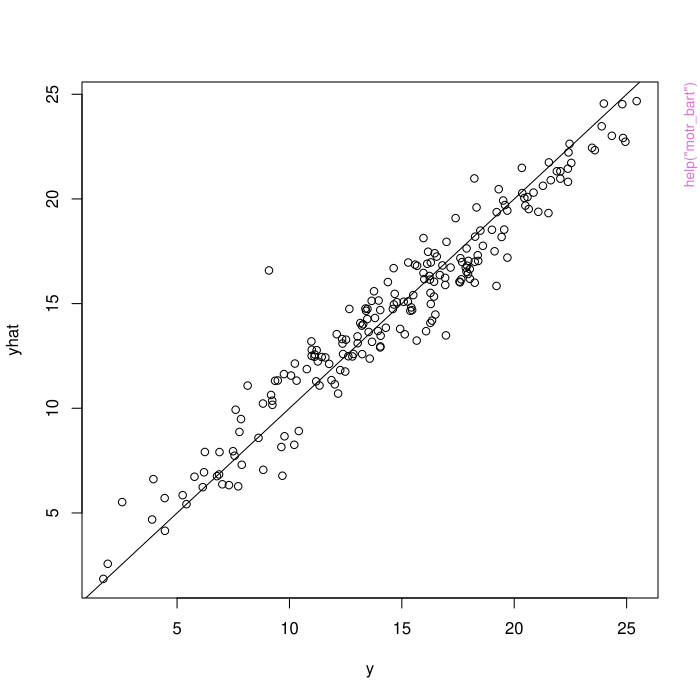

Source code (R):
pkgname <- "MOTRbart"
source(file.path(R.home("share"), "R", "examples-header.R"))
options(warn = 1)
base::assign(".ExTimings", "MOTRbart-Ex.timings", pos = 'CheckExEnv')
base::cat("name\tuser\tsystem\telapsed\n", file=base::get(".ExTimings", pos = 'CheckExEnv'))
base::assign(".format_ptime",
function(x) {
  if(!is.na(x[4L])) x[1L] <- x[1L] + x[4L]
  if(!is.na(x[5L])) x[2L] <- x[2L] + x[5L]
  options(OutDec = '.')
  format(x[1L:3L], digits = 7L)
},
pos = 'CheckExEnv')

### * </HEADER>
library('MOTRbart')

base::assign(".oldSearch", base::search(), pos = 'CheckExEnv')
base::assign(".old_wd", base::getwd(), pos = 'CheckExEnv')
cleanEx()
nameEx("motr_bart")
### * motr_bart

flush(stderr()); flush(stdout())

base::assign(".ptime", proc.time(), pos = "CheckExEnv")
### Name: motr_bart
### Title: Bayesian Additive Regression Trees with Model Trees
### Aliases: motr_bart motr_bart_class

### ** Examples


# Simulate a Friedman data set
friedman_data = function(n, num_cov, sd_error){
  x = matrix(runif(n*num_cov),n,num_cov)
  y = 10*sin(pi*x[,1]*x[,2]) + 20*(x[,3]-.5)^2+10*x[,4]+5*x[,5] + rnorm(n, sd=sd_error)
  return(list(y = y,
              x = x))
}
data = friedman_data(200, 10, 1)
y = data$y
x = data$x

# Run MOTR-BART
set.seed(99)
fit.motr.bart = motr_bart(x, y, ntrees = 10, nburn = 100, npost = 100, str_cov = 'all covariates in a tree')
yhat = apply(fit.motr.bart$y_hat, 2, mean)
plot(y, yhat); abline(0, 1)

# Run MOTR-BART for classification
set.seed(01)
y = ifelse(y > median(y), 1, 0)
fit.motr.bart = motr_bart_class(x, y, ntrees = 10, nburn = 100, npost = 100, str_cov = 'all covariates in a tree')
yhat = apply(fit.motr.bart$y_hat, 2, mean)
cor(y, yhat)




base::assign(".dptime", (proc.time() - get(".ptime", pos = "CheckExEnv")), pos = "CheckExEnv")
base::cat("motr_bart", base::get(".format_ptime", pos = 'CheckExEnv')(get(".dptime", pos = "CheckExEnv")), "\n", file=base::get(".ExTimings", pos = 'CheckExEnv'), append=TRUE, sep="\t")
cleanEx()
nameEx("predict_motr_bart")
### * predict_motr_bart

flush(stderr()); flush(stdout())

base::assign(".ptime", proc.time(), pos = "CheckExEnv")
### Name: predict_motr_bart
### Title: Predictions for a new data set for MOTR-BART
### Aliases: predict_motr_bart predict_motr_bart_class

### ** Examples

# Simulate a Friedman data set
friedman_data = function(n, num_cov, sd_error){
  x = matrix(runif(n*num_cov),n,num_cov)
  y = 10*sin(pi*x[,1]*x[,2]) + 20*(x[,3]-.5)^2+10*x[,4]+5*x[,5] + rnorm(n, sd=sd_error)
  return(list(y = y,
              x = x))
}
# Training data
data = friedman_data(200, 10, 1)
y = data$y
x = data$x

# Test data
data_test = friedman_data(100, 10, 1)
y.test = data_test$y
x.test = data_test$x

# Run MOTR-BART
set.seed(99)
fit.motr.bart = motr_bart(x, y, ntrees = 10, nburn = 100, npost = 100)
y.test.hat = predict_motr_bart(fit.motr.bart, x.test, 'mean')
plot(y.test, y.test.hat); abline(0, 1)

# Run MOTR-BART for classification
set.seed(01)
y = ifelse(y > median(y), 1, 0)
y.test = ifelse(y.test > median(y.test), 1, 0)
fit.motr.bart = motr_bart_class(x, y, ntrees = 10, nburn = 100, npost = 100)
y.test.hat = predict_motr_bart_class(fit.motr.bart, x.test, 'mean')
cor(y.test, y.test.hat)




base::assign(".dptime", (proc.time() - get(".ptime", pos = "CheckExEnv")), pos = "CheckExEnv")
base::cat("predict_motr_bart", base::get(".format_ptime", pos = 'CheckExEnv')(get(".dptime", pos = "CheckExEnv")), "\n", file=base::get(".ExTimings", pos = 'CheckExEnv'), append=TRUE, sep="\t")
### * <FOOTER>
###
cleanEx()
options(digits = 7L)
base::cat("Time elapsed: ", proc.time() - base::get("ptime", pos = 'CheckExEnv'),"\n")
grDevices::dev.off()
###
### Local variables: ***
### mode: outline-minor ***
### outline-regexp: "\\(> \\)?### [*]+" ***
### End: ***
quit('no')
